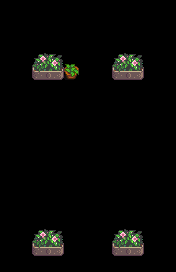

This game map was drawn from its Tiled (.tmx) file and the tilesets committed beside it. A one-line description and the full map source follow:
An orthogonal 11x17 tile map with 16x16 px tiles, 2 tile layers (Buildings, Front).

<map version="1.10" tiledversion="1.10.2" orientation="orthogonal" renderorder="right-down" compressionlevel="0" width="11" height="17" tilewidth="16" tileheight="16" infinite="0" nextlayerid="17" nextobjectid="11">
 <properties>
  <property name="AmbientLight" value="255 255 255" />
  <property name="IsGreenhouse" value="T" />
  <property name="Warp" value="5 17 Farm 28 16" />
 </properties>
 <tileset firstgid="1" name="Vanilla_InteriorDecor" tilewidth="16" tileheight="16" tilecount="18" columns="6">
  <image source="Vanilla_InteriorDecor.png" width="96" height="48" />
 </tileset>
 <layer id="2" name="Buildings" width="11" height="17">
  <data encoding="csv">
0,0,0,0,0,0,0,0,0,0,0,
0,0,0,0,0,0,0,0,0,0,0,
0,0,0,0,0,0,0,0,0,0,0,
0,0,0,0,0,0,0,0,0,0,0,
0,0,14,15,2,0,0,14,15,0,0,
0,0,0,0,0,0,0,0,0,0,0,
0,0,0,0,0,0,0,0,0,0,0,
0,0,0,0,0,0,0,0,0,0,0,
0,0,0,0,0,0,0,0,0,0,0,
0,0,0,0,0,0,0,0,0,0,0,
0,0,0,0,0,0,0,0,0,0,0,
0,0,0,0,0,0,0,0,0,0,0,
0,0,0,0,0,0,0,0,0,0,0,
0,0,0,0,0,0,0,0,0,0,0,
0,0,0,0,0,0,0,0,0,0,0,
0,0,14,15,0,0,0,14,15,0,0,
0,0,0,0,0,0,0,0,0,0,0
</data>
 </layer>
 <layer id="3" name="Front" width="11" height="17">
  <data encoding="csv">
0,0,0,0,0,0,0,0,0,0,0,
0,0,0,0,0,0,0,0,0,0,0,
0,0,0,0,0,0,0,0,0,0,0,
0,0,8,9,0,0,0,8,9,0,0,
0,0,0,0,0,0,0,0,0,0,0,
0,0,0,0,0,0,0,0,0,0,0,
0,0,0,0,0,0,0,0,0,0,0,
0,0,0,0,0,0,0,0,0,0,0,
0,0,0,0,0,0,0,0,0,0,0,
0,0,0,0,0,0,0,0,0,0,0,
0,0,0,0,0,0,0,0,0,0,0,
0,0,0,0,0,0,0,0,0,0,0,
0,0,0,0,0,0,0,0,0,0,0,
0,0,0,0,0,0,0,0,0,0,0,
0,0,8,9,0,0,0,8,9,0,0,
0,0,14,15,0,0,0,14,15,0,0,
0,0,0,0,0,0,0,0,0,0,0
</data>
 </layer>
</map>
